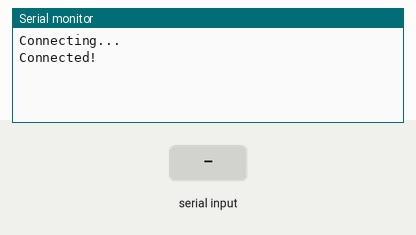
This sketch was run on a simulated ESP32. Shown: the last lines printed to the serial monitor. The test bench sets the inputs (shaded band). Nothing arrives over Bluetooth unless stated.

Above: at 1.2 s.
1.3 s: "1\n" received over the second serial link
At 1.8 s:
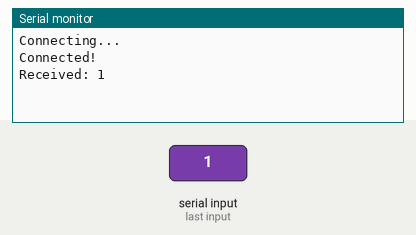
2.8 s: "0\n" received over the second serial link
At 4.0 s:
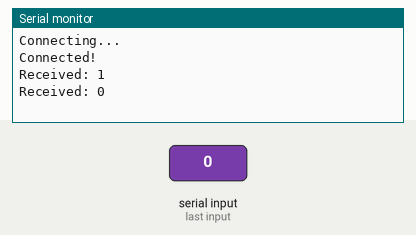
4.3 s: "2\n" received over the second serial link
At 5.3 s:
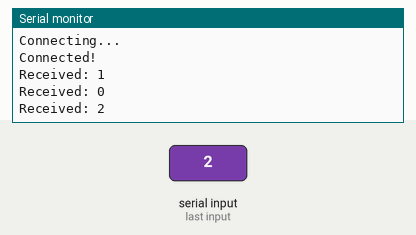

Measured:
- after the input at 1.3 s, the serial monitor: prints a new line at once (image 1)
- after the input at 2.8 s, the serial monitor: prints a new line at once (image 2)
- after the input at 4.3 s, the serial monitor: prints a new line at once (image 3)

The sketch:

reciever.ino
```cpp
#include "BluetoothSerial.h"   // Bluetooth library for ESP32

BluetoothSerial SerialBT;      // create Bluetooth object

#define DEVICE_NAME "ESP32_RECEIVER" // name of this Bluetooth device

void setup() {
  Serial.begin(115200);                 // start serial monitor output
  SerialBT.begin("ESP32_RECEIVER", true); // start Bluetooth in client mode

  Serial.println("Connecting...");

  if (SerialBT.connect("ESP32_SENDER")) { // try to connect to the sender device
    Serial.println("Connected!");
  } else {
    Serial.println("Connection failed");
  }
}

void loop() {
  if (SerialBT.available()) { // check if any Bluetooth data has arrived
    String received = SerialBT.readStringUntil('\n'); // read until newline
    Serial.print("Received: ");
    Serial.println(received);
  }
}
```
